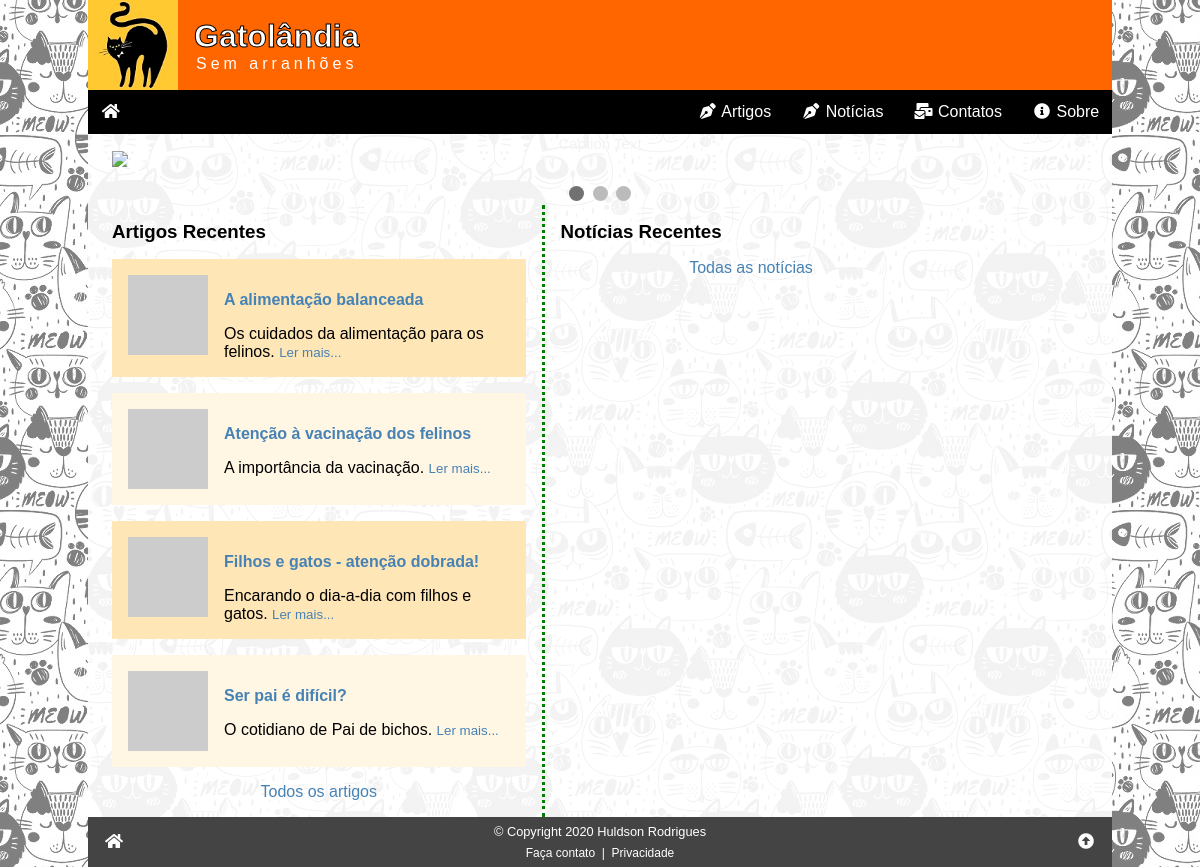
The page / on the database its author committed.
### tables this page shows
CREATE TABLE artigos (
    id_artigo INT PRIMARY KEY NOT NULL AUTO_INCREMENT,
    data TIMESTAMP DEFAULT CURRENT_TIMESTAMP,
    titulo VARCHAR(255) NOT NULL,
    imagem VARCHAR(255) COMMENT 'URL da imagem - thumbnail',
    resumo VARCHAR(255) NOT NULL COMMENT 'Resumo do artigo',
    texto LONGTEXT NOT NULL COMMENT 'Texto (HTML) do artigo completo',
    autor_id INT NOT NULL,
    campo1 TEXT COMMENT 'Reservado para uso futuro',
    campo2 TEXT COMMENT 'Reservado para uso futuro',
    campo3 TEXT COMMENT 'Reservado para uso futuro',
    status ENUM ('inativo', 'ativo') DEFAULT 'ativo',

     
    FOREIGN KEY (autor_id) REFERENCES autores (id_autor)
);

### index.php (the view, shortened to what this page needs)
<?php
require ('_config.php');
$sql = "SELECT id_artigo, titulo, imagem, resumo FROM artigos WHERE status = 'ativo' ORDER BY data DESC LIMIT 4";
$res = $conn->query($sql);
$artigos = '';
while($art = $res->fetch_assoc()):
    $artigos .= <<<HTML
<div class="artigo">
    <a href="artigo.php?id={$art['id_artigo']}"><img src="{$art['imagem']}" alt="{$art['titulo']}"></a>
    <a href="artigo.php?id={$art['id_artigo']}"><h4>{$art['titulo']}</h4></a>
    <span>{$art['resumo']}</span>
    <small><a href="artigo.php?id={$art['id_artigo']}">Ler mais...</a></small>
</div>
HTML;
endwhile;
require ('_header.php');
?>
<div class="slideshow">
    <div class="slideshow-container">
        <div class="mySlides fade">
            <div class="numbertext">1 / 3</div>
            <img src="https://www.w3schools.com/howto/img_nature_wide.jpg" style="width:100%">
            <div class="text">Caption Text</div>
        </div>
        <a class="prev" onclick="plusSlides(-1)">&#10094;</a>
        <a class="next" onclick="plusSlides(1)">&#10095;</a>
    </div>
    <br>
    <div style="text-align:center">
        <span class="dot" onclick="currentSlide(1)"></span>
        <span class="dot" onclick="currentSlide(2)"></span>
        <span class="dot" onclick="currentSlide(3)"></span>
    </div>
</div>
<div class="row">
    <div class="col1">
        <h3>Artigos Recentes</h3>
        <?php echo $artigos ?>
        <p class="center"><a href="/artigos.php">Todos os artigos</a></p>
    </div>
    <div class="col2">
        <h3>Notícias Recentes</h3>
        <p class="center"><a href="/noticias.php">Todas as notícias</a></p>
    </div>
</div>
<?php
require ('_footer.php');
?>

### css/global.css (style rules this page uses)
:root { --tamanho-texto-site: 16px; --tipo-fonte-site: sans-serif; --cor-dos-links: steelblue; --cor-dos-links-em-hover: orangered; --fundo-da-pagina: url('/img/fundo02.jpg') black fixed; }
* { box-sizing: border-box; }
html, body { padding: 0; margin: 0; width: 100%; height: 100%; position: relative; font-size: var(--tamanho-texto-site); font-family: var(--tipo-fonte-site); }
a { color: var(--cor-dos-links); text-decoration: none; }
p, h1, h2, h3, h4, h5 { margin: 1rem 0; }
body { background: var(--fundo-da-pagina); }
.nav a:hover, .active { background: orangered; text-decoration: none; }
.center { text-align: center; }

### css/index.css (style rules this page uses)
.artigo { padding: 1rem; overflow: auto; margin-bottom: 1rem; }
.artigo:nth-child(even) { background: rgb(255, 230, 183); }
.artigo:nth-child(odd) { background: rgb(255, 246, 228); }
.artigo img { width: 80px; height: 80px; float: left; margin-right: 1rem; }
.row { display: flex; width: 100%; flex-direction: column; }
@media (min-width: 640px) { .row { flex-direction: row; } }
@media (min-width: 640px) { .col1 { padding-right: 1rem; } }
@media (min-width: 640px) { .col2 { width: 400px; padding-left: 1rem; border: 0; margin: 0; border-left: 3px dotted green; } }
.slideshow { margin-top: 1rem; }
.mySlides { display: none }
.slideshow img { vertical-align: middle; }
.slideshow-container { max-width: 1000px; position: relative; margin: auto; }
.prev, .next { cursor: pointer; position: absolute; top: 50%; width: auto; padding: 16px; margin-top: -22px; color: white; font-weight: bold; font-size: 18px; transition: 0.6s ease; border-radius: 0 3px 3px 0; user-select: none; }
.next { right: 0; border-radius: 3px 0 0 3px; }
.text { color: #f2f2f2; font-size: 15px; padding: 8px 12px; position: absolute; bottom: 8px; width: 100%; text-align: center; }
.numbertext { color: #f2f2f2; font-size: 12px; padding: 8px 12px; position: absolute; top: 0; }
.dot { cursor: pointer; height: 15px; width: 15px; margin: 0 2px; background-color: #bbb; border-radius: 50%; display: inline-block; transition: background-color 0.6s ease; }
.active, .dot:hover { background-color: #717171; }
.fade { -webkit-animation-name: fade; -webkit-animation-duration: 1.5s; animation-name: fade; animation-duration: 1.5s; }

### rows shown on the page
artigos: titulo "A alimentação balanceada", resumo "Os cuidados da alimentação para os felinos."
artigos: titulo "Atenção à vacinação dos felinos", resumo "A importância da vacinação."
artigos: titulo "Filhos e gatos - atenção dobrada!", resumo "Encarando o dia-a-dia com filhos e gatos."
artigos: titulo "Ser pai é difícil?", resumo "O cotidiano de Pai de bichos."
